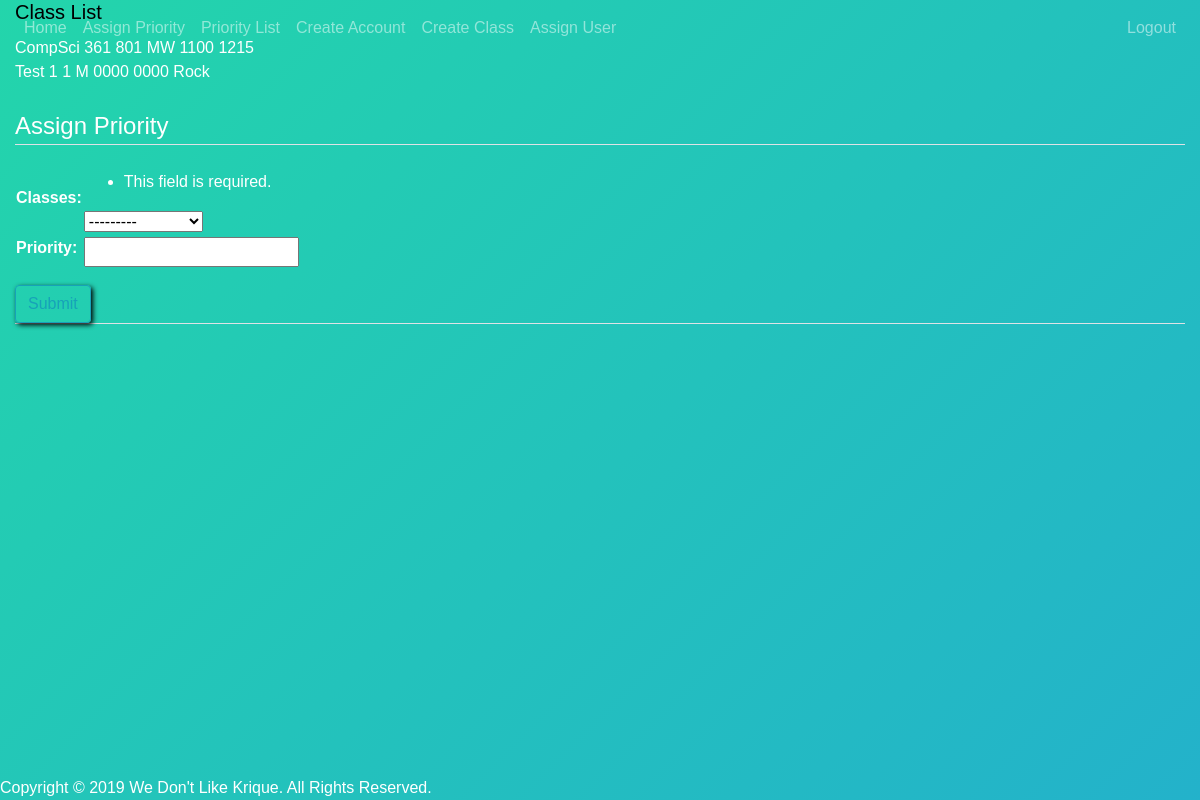
The app's page /classList/ (signed in), older data.
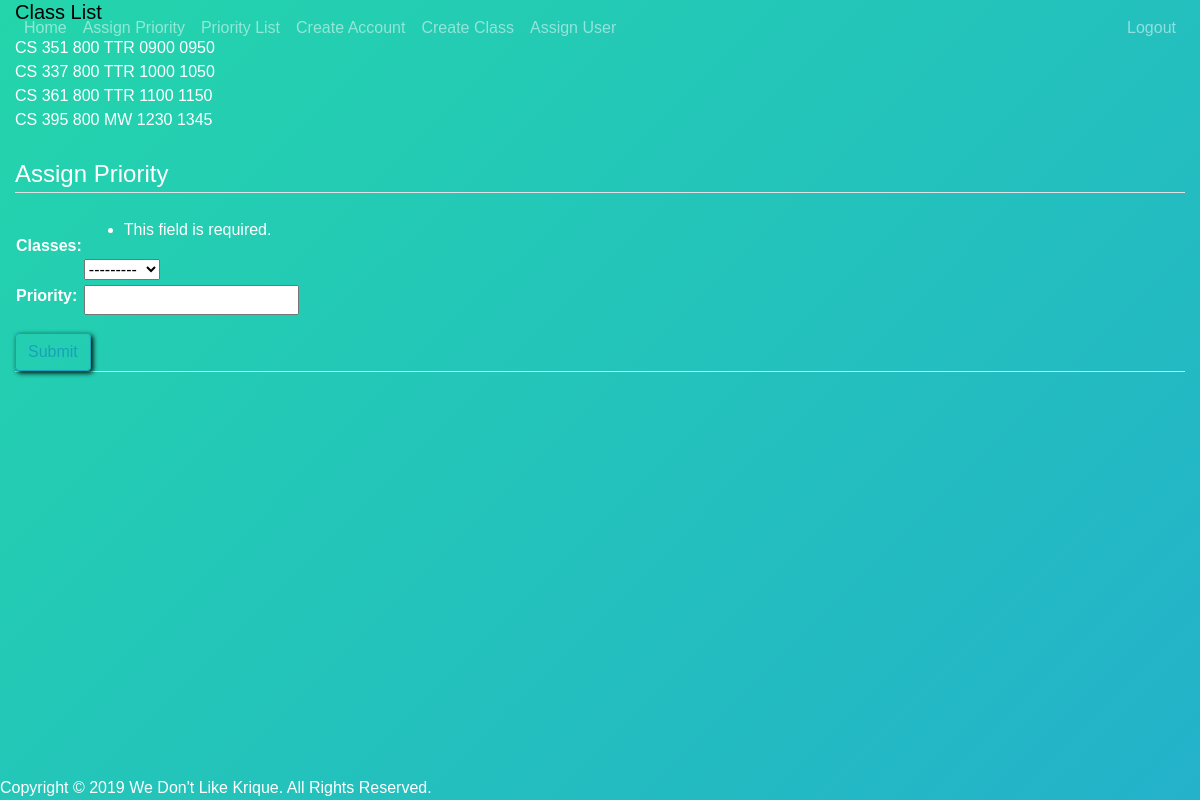
The same page, newer data.
### CS361WebApp/models.py (models this page shows)
class CourseTime(models.Model):
    department = models.CharField(max_length=50)
    number = models.CharField(max_length=50)
    start = models.CharField(max_length=50)
    end = models.CharField(max_length=50)
    day = models.CharField(max_length=50)
    section = models.CharField(max_length=50)
    instructor = models.CharField(max_length=50, blank=True)
    def __str__(self):
        return self.department + " " + self.number

### CS361WebApp/views.py (the view)
# urls.py: path('classList/', views.classlist, name='CS361WebApp-classList'),
@login_required
def classlist(request):
    classes = CourseTime.objects.all()
    if request.method == 'POST':
        form = Priority(request.POST)
        if form.is_valid():
            name = request.user
            found = SavePriority.objects.filter(user=name).first()
            if found is None:
                useradd = SavePriority.objects.create(user=name)
            else:
                useradd = SavePriority.objects.filter(user=name).first()
            form.save()
            course = form.cleaned_data.get('classes')
            priority = form.cleaned_data.get('priority')
            add = CreatePriority.objects.filter(classes=course).filter(priority=priority).first()
            test = SavePriority.objects.filter(user=name)
            changed1 = 121111105110107
            changed2 = 121101101116
            for yeeet in test:
                x = yeeet.myList.all()
                for yeet in x:
                    if yeet.priority == priority:
                        changed1 = 69 #fuck
                        joe_mama = yeet
                    if yeet.classes == course:
                        changed2 = 420
                        i_hate_my_life = yeet
            if changed1 == 69 and changed2 == 420:
                useradd.myList.remove(joe_mama)
                useradd.myList.remove(i_hate_my_life)
                messages.error(request, f'Class replaced!')
            elif changed1 == 69:
                useradd.myList.remove(joe_mama)
                useradd.myList.add(add)
                messages.error(request, f'Class replaced!')
            elif changed2 == 420:
                useradd.myList.remove(i_hate_my_life)
                useradd.myList.add(add)
                messages.error(request, f'Class replaced!')
            else:
                useradd.myList.add(add)
                messages.success(request, f'{course} assigned to {name} with priority {priority}!')
        return render(request, 'CS361WebApp/ClassList.html', {'classes': classes, 'form': form})
    else:
        form = Priority(request.POST)
    return render(request, 'CS361WebApp/ClassList.html', {'classes': classes, 'form': form})

### CS361WebApp/forms.py
class Priority(ModelForm):
    class Meta:
        model = models.CreatePriority
        fields = ['classes', 'priority']

### CS361WebApp/templates/CS361WebApp/ClassList.html (shortened to what this page needs)
{% extends "CS361WebApp/base.html" %}
{% load crispy_forms_tags %}
{% load static %}
{% block stylesheet %}
<link rel="stylesheet" type="text/css" href="{% static 'TAManager/course_time.css' %}">
{% endblock stylesheet %}
{% block content %}
    <div class="row">
        <div class="col">
            <h5 class="card-title">Class List</h5>
            {% for class in classes %}
                {{ class.department }}
                {{ class.number }}
                {{ class.section }}
                {{ class.day }}
                {{ class.start }}
                {{ class.end }}
                {{ class.instructor }}
                <br/>
            {% endfor %}
            <br/>
           <div class="content-section">
                 <form method="POST">
                    <fieldset class="form-group">
                        <legend class="border-bottom mb-4">Assign Priority</legend>
                        <table>
                            {{ form.as_table }}
                        </table>
                    </fieldset>
                    <div class="from-group">
                        <button class="btn btn-outline-info" type="submit">Submit</button>
                    </div>
                </form>
                <div class="border-top pt-3">
                </div>
            </div>
        </div>
    </div>
{% endblock content %}

Row changes from the older to the newer data that the page shows:
removed CourseTime: department "CompSci", number "361", section "801", day "MW", start "1100", end "1215"
removed CourseTime: department "Test", number "1", section "1", day "M", start "0000", end "0000", instructor "Rock"
added CourseTime: department "CS", number "351", section "800", day "TTR", start "0900", end "0950"
added CourseTime: department "CS", number "337", section "800", day "TTR", start "1000", end "1050"
added CourseTime: department "CS", number "361", section "800", day "TTR", start "1100", end "1150"
added CourseTime: department "CS", number "395", section "800", day "MW", start "1230", end "1345"
